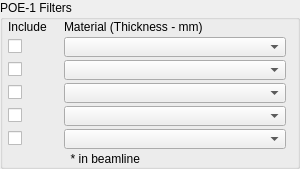
             <widget class="QGroupBox" name="groupBox_poe_1">
              <property name="minimumSize">
               <size>
                <width>300</width>
                <height>0</height>
               </size>
              </property>
              <property name="maximumSize">
               <size>
                <width>300</width>
                <height>250</height>
               </size>
              </property>
              <property name="title">
               <string>POE-1 Filters</string>
              </property>
              <layout class="QHBoxLayout" name="horizontalLayout_2">
               <property name="leftMargin">
                <number>5</number>
               </property>
               <property name="topMargin">
                <number>0</number>
               </property>
               <property name="bottomMargin">
                <number>0</number>
               </property>
               <item>
                <layout class="QHBoxLayout" name="horizontalLayout_4">
                 <property name="leftMargin">
                  <number>0</number>
                 </property>
                 <property name="topMargin">
                  <number>0</number>
                 </property>
                 <item>
                  <layout class="QGridLayout" name="gridLayout_id_4">
                   <property name="sizeConstraint">
                    <enum>QLayout::SetDefaultConstraint</enum>
                   </property>
                   <property name="verticalSpacing">
                    <number>3</number>
                   </property>
                   <item row="0" column="1">
                    <widget class="QLabel" name="label_0_0">
                     <property name="minimumSize">
                      <size>
                       <width>50</width>
                       <height>0</height>
                      </size>
                     </property>
                     <property name="maximumSize">
                      <size>
                       <width>50</width>
                       <height>16777215</height>
                      </size>
                     </property>
                     <property name="font">
                      <font>
                       <weight>50</weight>
                       <bold>false</bold>
                      </font>
                     </property>
                     <property name="text">
                      <string>Include</string>
                     </property>
                     <property name="alignment">
                      <set>Qt::AlignLeading|Qt::AlignLeft|Qt::AlignVCenter</set>
                     </property>
                    </widget>
                   </item>
                   <item row="1" column="2">
                    <widget class="QComboBox" name="comboBox_id_1">
                     <property name="minimumSize">
                      <size>
                       <width>0</width>
                       <height>0</height>
                      </size>
                     </property>
                     <property name="maximumSize">
                      <size>
                       <width>16777215</width>
                       <height>20</height>
                      </size>
                     </property>
                    </widget>
                   </item>
                   <item row="2" column="2">
                    <widget class="QComboBox" name="comboBox_id_2">
                     <property name="maximumSize">
                      <size>
                       <width>16777215</width>
                       <height>20</height>
                      </size>
                     </property>
                    </widget>
                   </item>
                   <item row="3" column="2">
                    <widget class="QComboBox" name="comboBox_id_3">
                     <property name="maximumSize">
                      <size>
                       <width>16777215</width>
                       <height>20</height>
                      </size>
                     </property>
                    </widget>
                   </item>
                   <item row="4" column="2">
                    <widget class="QComboBox" name="comboBox_id_4">
                     <property name="maximumSize">
                      <size>
                       <width>16777215</width>
                       <height>20</height>
                      </size>
                     </property>
                    </widget>
                   </item>
                   <item row="5" column="2">
                    <widget class="QComboBox" name="comboBox_id_5">
                     <property name="maximumSize">
                      <size>
                       <width>16777215</width>
                       <height>20</height>
                      </size>
                     </property>
                    </widget>
                   </item>
                   <item row="0" column="2">
                    <widget class="QLabel" name="label">
                     <property name="minimumSize">
                      <size>
                       <width>200</width>
                       <height>0</height>
                      </size>
                     </property>
                     <property name="font">
                      <font>
                       <weight>50</weight>
                       <bold>false</bold>
                      </font>
                     </property>
                     <property name="text">
                      <string>Material (Thickness - mm)</string>
                     </property>
                    </widget>
                   </item>
                   <item row="1" column="1">
                    <widget class="QCheckBox" name="checkBox_id_f1">
                     <property name="text">
                      <string/>
                     </property>
                    </widget>
                   </item>
                   <item row="2" column="1">
                    <widget class="QCheckBox" name="checkBox_id_f2">
                     <property name="text">
                      <string/>
                     </property>
                    </widget>
                   </item>
                   <item row="3" column="1">
                    <widget class="QCheckBox" name="checkBox_id_f3">
                     <property name="text">
                      <string/>
                     </property>
                    </widget>
                   </item>
                   <item row="4" column="1">
                    <widget class="QCheckBox" name="checkBox_id_f4">
                     <property name="text">
                      <string/>
                     </property>
                    </widget>
                   </item>
                   <item row="5" column="1">
                    <widget class="QCheckBox" name="checkBox_id_f5">
                     <property name="text">
                      <string/>
                     </property>
                    </widget>
                   </item>
                   <item row="6" column="2">
                    <widget class="QLabel" name="label_9">
                     <property name="text">
                      <string>  * in beamline</string>
                     </property>
                    </widget>
                   </item>
                  </layout>
                 </item>
                </layout>
               </item>
              </layout>
             </widget>
